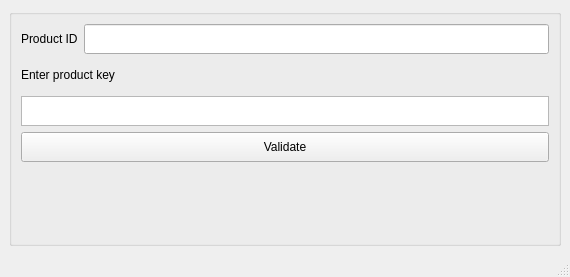
<?xml version="1.0" encoding="UTF-8"?>
<ui version="4.0">
 <class>MainWindow</class>
 <widget class="QMainWindow" name="MainWindow">
  <property name="geometry">
   <rect>
    <x>0</x>
    <y>0</y>
    <width>570</width>
    <height>268</height>
   </rect>
  </property>
  <property name="maximumSize">
   <size>
    <width>16777215</width>
    <height>350</height>
   </size>
  </property>
  <property name="windowTitle">
   <string>Software key</string>
  </property>
  <widget class="QWidget" name="centralwidget">
   <layout class="QGridLayout" name="gridLayout_2">
    <item row="0" column="0">
     <widget class="QGroupBox" name="groupBox">
      <property name="title">
       <string/>
      </property>
      <layout class="QGridLayout" name="gridLayout">
       <item row="0" column="0">
        <widget class="QLabel" name="label">
         <property name="styleSheet">
          <string notr="true">font: 10pt &quot;Arial&quot;;</string>
         </property>
         <property name="text">
          <string>Product ID</string>
         </property>
        </widget>
       </item>
       <item row="0" column="1">
        <widget class="QLineEdit" name="lbl_id">
         <property name="minimumSize">
          <size>
           <width>0</width>
           <height>30</height>
          </size>
         </property>
         <property name="styleSheet">
          <string notr="true">font: 10pt &quot;Arial&quot;;</string>
         </property>
         <property name="readOnly">
          <bool>true</bool>
         </property>
        </widget>
       </item>
       <item row="1" column="0" colspan="2">
        <widget class="QLabel" name="label_2">
         <property name="minimumSize">
          <size>
           <width>0</width>
           <height>30</height>
          </size>
         </property>
         <property name="styleSheet">
          <string notr="true">font: 10pt &quot;Arial&quot;;</string>
         </property>
         <property name="text">
          <string>Enter product key</string>
         </property>
        </widget>
       </item>
       <item row="2" column="0" colspan="2">
        <widget class="QTextEdit" name="txt_key">
         <property name="sizePolicy">
          <sizepolicy hsizetype="Preferred" vsizetype="Preferred">
           <horstretch>0</horstretch>
           <verstretch>0</verstretch>
          </sizepolicy>
         </property>
         <property name="minimumSize">
          <size>
           <width>0</width>
           <height>30</height>
          </size>
         </property>
        </widget>
       </item>
       <item row="3" column="0" colspan="2">
        <widget class="QPushButton" name="btn_submit">
         <property name="minimumSize">
          <size>
           <width>0</width>
           <height>30</height>
          </size>
         </property>
         <property name="styleSheet">
          <string notr="true">font: 10pt &quot;Arial&quot;;</string>
         </property>
         <property name="text">
          <string>Validate</string>
         </property>
        </widget>
       </item>
       <item row="4" column="0" colspan="2">
        <widget class="QLabel" name="lbl_msg">
         <property name="minimumSize">
          <size>
           <width>0</width>
           <height>40</height>
          </size>
         </property>
         <property name="styleSheet">
          <string notr="true">color:rgb(255, 0, 0)</string>
         </property>
         <property name="text">
          <string/>
         </property>
        </widget>
       </item>
       <item row="5" column="0" colspan="2">
        <widget class="QLabel" name="lbl_msg_2">
         <property name="minimumSize">
          <size>
           <width>0</width>
           <height>20</height>
          </size>
         </property>
         <property name="styleSheet">
          <string notr="true">color:rgb(255, 0, 0)</string>
         </property>
         <property name="text">
          <string/>
         </property>
        </widget>
       </item>
      </layout>
     </widget>
    </item>
   </layout>
  </widget>
  <widget class="QStatusBar" name="statusbar"/>
 </widget>
 <resources/>
 <connections/>
</ui>
